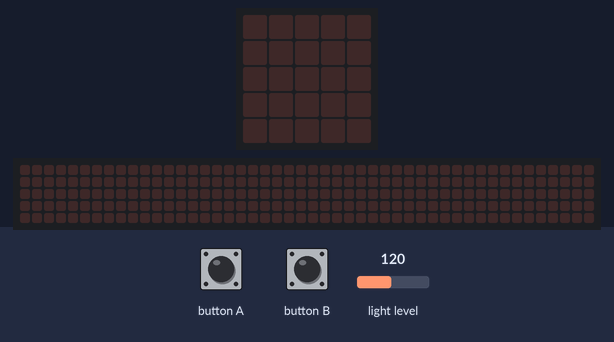
The program below on a simulated BBC micro:bit (MakeCode). Shown: the board's 5×5 LED display, a strip that is not on the board, showing the scrolling text unrolled. The inputs (shaded band) are chosen by the test bench; at power-on: light level 120. Dim RGB values are drawn brighter than linear; the 48×5 strip is a reading aid, not a part: it shows the text the display is scrolling, unrolled, one strip-width of it at a time.

Above: at 1.2 s.
1.3 s: button A pressed for 0.15 s
At 1.6 s:
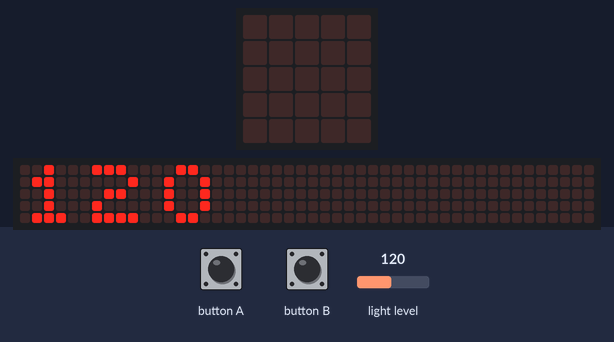
4.3 s: button B pressed for 0.15 s
At 6.1 s:
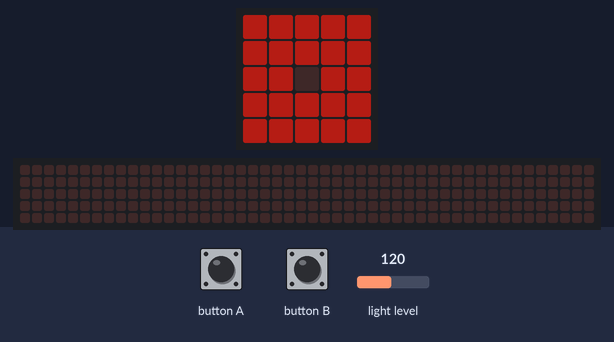
6.5 s: button A pressed for 0.15 s
At 6.72 s:
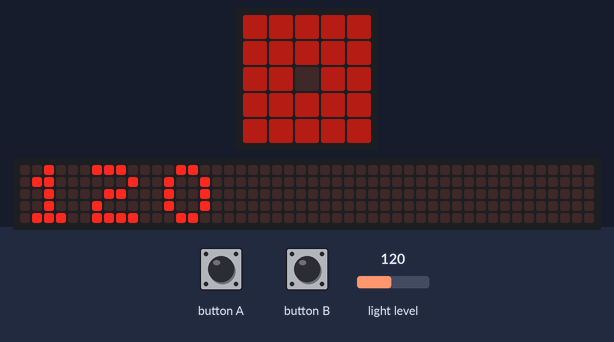
Timing chart, 0 to 9.5 s (numbered marks = the images above; inputs shaded):
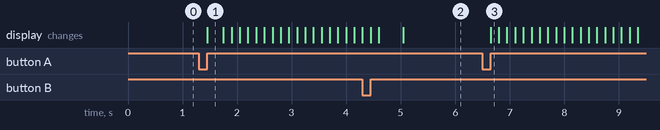

The program:

main.ts
```typescript
input.onButtonPressed(Button.A, function () {
    basic.showNumber(input.lightLevel())
})
input.onButtonPressed(Button.B, function () {
    if (input.lightLevel() > 50) {
        led.setBrightness(128)
    }
    if (input.lightLevel() < 50) {
        led.setBrightness(255)
    }
    if (input.lightLevel() > 100) {
        led.setBrightness(64)
    }
    if (input.lightLevel() > 200) {
        led.setBrightness(0)
    }
    basic.showLeds(`
        # # # # #
        # # # # #
        # # . # #
        # # # # #
        # # # # #
        `)
})
basic.forever(function () {

})
```

test.ts
```typescript
// 在這裡測試；當此封包作為擴充功能時，將不會編譯此內容。
```

Measured:
- after the input at 1.3 s, the display: changes after 0.15 s (image 1)
- after the input at 6.5 s, the display: changes after 0.15 s (image 3)
